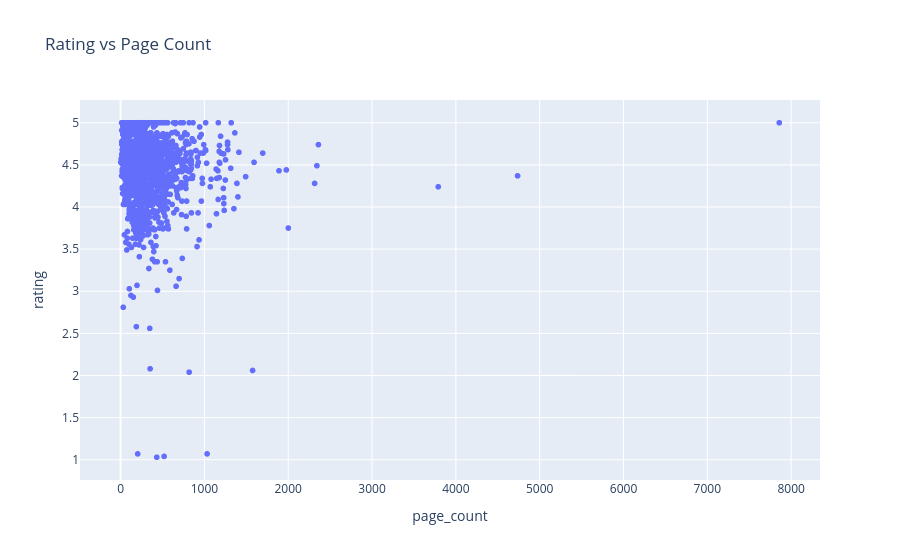

Notebook code for this chart:
### Markdown cell above
## ⏺️Tačkasti dijagram

### Code cell
import pandas as pd
import plotly.express as px
 
df = pd.read_csv("books.csv")
 
fig = px.scatter(df, x="page_count", y="rating", title="Rating vs Page Count")
fig.show()

### Figure 1 — Plotly figure (JSON) as saved in the notebook; plotly's stock layout.template omitted (floating-point values rounded to 4 significant figures; data arrays with more than 128 entries replaced by an {"elided": "..."} marker saying what was removed)
{"data": [{"hovertemplate": "page_count=%{x}<br>rating=%{y}<extra></extra>", "legendgroup": "", "marker": {"color": "#636efa", "symbol": "circle"}, "mode": "markers", "name": "", "showlegend": false, "type": "scattergl", "x": {"elided": "2090 float values"}, "xaxis": "x", "y": {"elided": "2090 float values"}, "yaxis": "y"}], "layout": {"legend": {"tracegroupgap": 0}, "title": {"text": "Rating vs Page Count"}, "xaxis": {"anchor": "y", "domain": [0, 1], "title": {"text": "page_count"}}, "yaxis": {"anchor": "x", "domain": [0, 1], "title": {"text": "rating"}}}}
